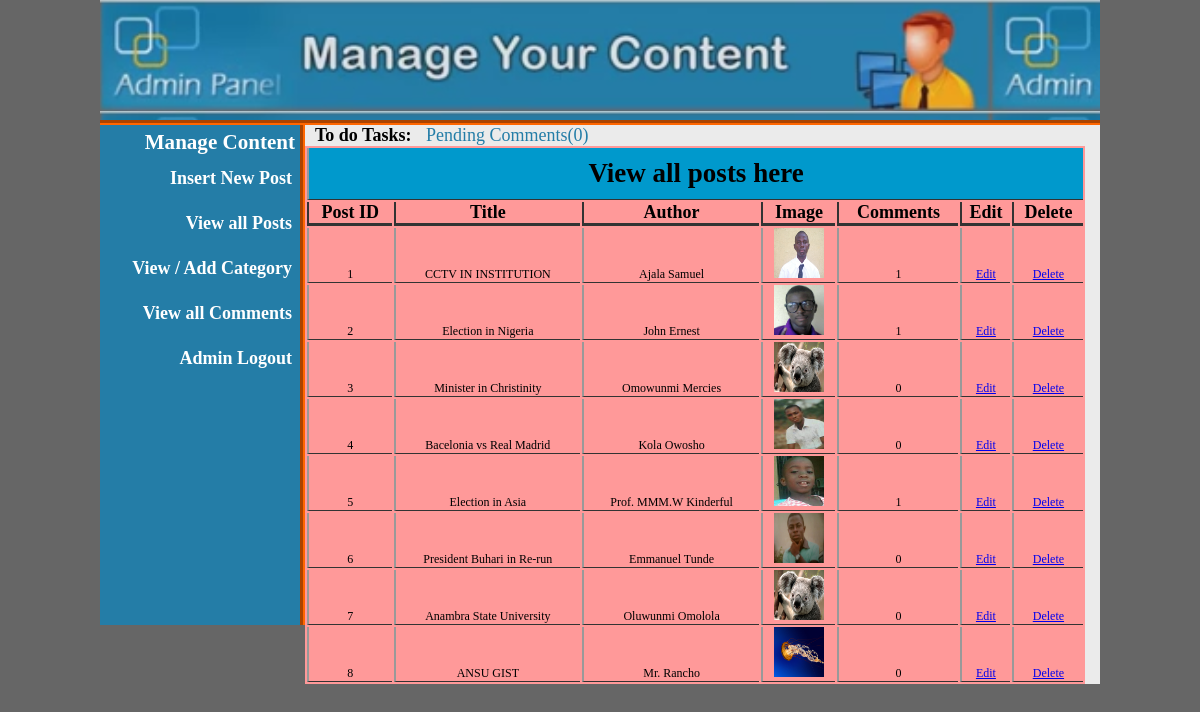
The app's page /admin/index.php?view_posts with its own data.
### tables this page shows
CREATE TABLE `posts` (
  `post_id` int(10) NOT NULL,
  `category_id` int(10) NOT NULL,
  `post_title` varchar(100) NOT NULL,
  `post_date` text NOT NULL,
  `post_author` varchar(50) NOT NULL,
  `post_keywords` varchar(100) NOT NULL,
  `post_image` text NOT NULL,
  `post_content` text NOT NULL
);

### admin/includes/view_posts.php (the view, shortened to what this page needs)
<!DOCTYPE html>
<html>
  <head>
  </head>
  <body>
    <table align="center" bgcolor="#FF9999" width="780">
      <tr>
        <td colspan="8" align="center" bgcolor="#0099CC"><h2>View all posts here</h2></td>
      </tr>
      <tr>
        <th>Post ID</th>
        <th>Title</th>
        <th>Author</th>
        <th>Image</th>
        <th>Comments</th>
        <th>Edit</th>
        <th>Delete</th>
      </tr>
      <?php
        include("includes/database.php");
        $get_posts = "select * from posts";
        $run_posts = mysqli_query($con,$get_posts);
          $count_number = 1;
        while ($row_posts = mysqli_fetch_array($run_posts)) {
          $post_id = $row_posts['post_id'];
          $post_title = $row_posts['post_title'];
          $post_author = $row_posts['post_author'];
          $post_image = $row_posts['post_image'];
      ?>
      <tr style="font-size:12px; text-align:center;">
        <td><?php echo $count_number++; ?></td>
        <td><?php echo $post_title; ?></td>
        <td><?php echo $post_author; ?></td>
        <td><img src="post_images/<?php echo $post_image; ?>" height="50" width="50"/></td>
        <td>
          <?php
          $get_comments = "select * from comments where post_id='$post_id'";
          $run_comments = mysqli_query($con,$get_comments);
          $count_comments = mysqli_num_rows($run_comments);
          echo $count_comments;
          ?>
        </td>
        <td><a href="index.php?edit_post=<?php echo $post_id; ?>">Edit</a></td>
        <td><a href="index.php?delete_post=<?php echo $post_id; ?>">Delete</a></td>
      </tr>
    <?php } ?>
    </table>
  </body>
</html>

### admin/style.css (style rules this page uses)
html, body, div, span, applet, object, iframe, h1, h2, h3,h4,h5,h6, p, blockquote, pre, a, abbr, acronym, address, big, cite, code, del, dfn, em, img, ins, kbd, q, s, samp, small, strike, strong, sub, sup, tt, var, b,u,i, center, dl, dt, dd, ol, ul, li, fieldset, form, label, legend, table, caption, tbody, tfoot, thead, tr, th, td, article, aside, canvas, details, embed, figure, figcaption, footer, header, hgroup, menu, nav, output, ruby, section, summary, time, mark, audio, video { margin: 0; padding: 0; border: 0; vertical-align: baseline; }
body { background: #666; }

### admin/includes/view_posts.php (style rules this page uses)
th,td,tr,table { padding: 0; margin: 0; }
th { border-left: 2px solid #333; border-bottom: 3px solid #333; }
td { border-left: 2px solid #999; border-bottom: 1px solid #333; }
h2 { padding: 10px; }

### records on screen
posts: post_title "CCTV IN INSTITUTION", post_author "Ajala Samuel", post_image (picture), count_comments "1"
posts: post_title "Election in Nigeria", post_author "John Ernest", post_image (picture), count_comments "1"
posts: post_title "Minister in Christinity", post_author "Omowunmi Mercies", post_image (picture), count_comments "0"
posts: post_title "Bacelonia vs Real Madrid", post_author "Kola Owosho", post_image (picture), count_comments "0"
posts: post_title "Election in Asia", post_author "Prof. MMM.W Kinderful", post_image (picture), count_comments "1"
posts: post_title "President Buhari in Re-run", post_author "Emmanuel Tunde", post_image (picture), count_comments "0"
posts: post_title "Anambra State University", post_author "Oluwunmi Omolola", post_image (picture), count_comments "0"
posts: post_title "ANSU GIST", post_author "Mr. Rancho", post_image (picture), count_comments "0"

### other values on screen
$pending_count "0"
